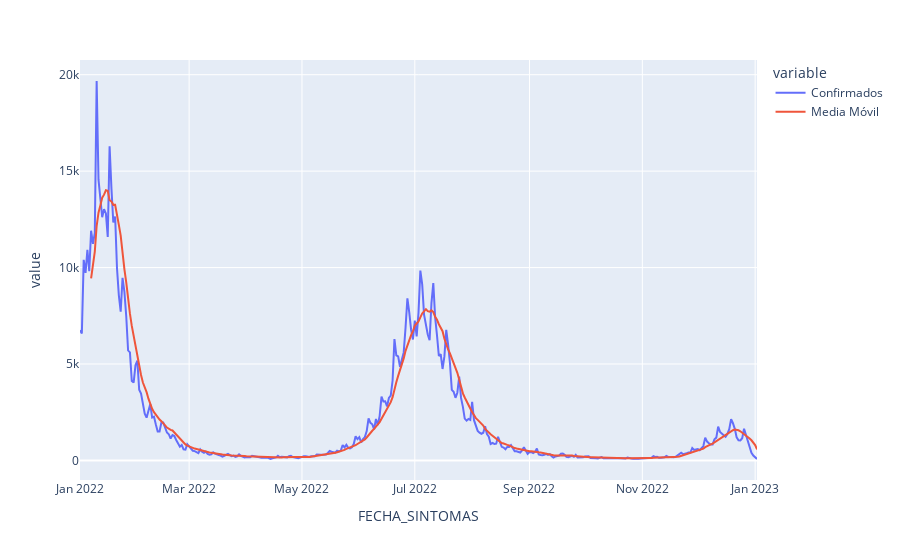

The notebook cell saved with this chart:
### Markdown cell above
Con los datos de esta forma, ahora podemos usar Plotly para graficar ambas variables utilizando como color la columna `variable`

### Code cell
fig = px.line(confirmados_diarios, x='FECHA_SINTOMAS', y='value', color='variable')
fig.show()

### Figure 1 — Plotly figure (JSON) as saved in the notebook; plotly's stock layout.template omitted (floating-point values rounded to 4 significant figures; data arrays with more than 128 entries replaced by an {"elided": "..."} marker saying what was removed)
{"data": [{"hovertemplate": "variable=Confirmados<br>FECHA_SINTOMAS=%{x}<br>value=%{y}<extra></extra>", "legendgroup": "Confirmados", "line": {"color": "#636efa", "dash": "solid"}, "marker": {"symbol": "circle"}, "mode": "lines", "name": "Confirmados", "orientation": "v", "showlegend": true, "type": "scatter", "x": {"elided": "367 str values"}, "xaxis": "x", "y": {"elided": "367 int values"}, "yaxis": "y"}, {"hovertemplate": "variable=Media Móvil<br>FECHA_SINTOMAS=%{x}<br>value=%{y}<extra></extra>", "legendgroup": "Media Móvil", "line": {"color": "#EF553B", "dash": "solid"}, "marker": {"symbol": "circle"}, "mode": "lines", "name": "Media Móvil", "orientation": "v", "showlegend": true, "type": "scatter", "x": {"elided": "367 str values"}, "xaxis": "x", "y": {"elided": "367 float values"}, "yaxis": "y"}], "layout": {"legend": {"title": {"text": "variable"}, "tracegroupgap": 0}, "margin": {"t": 60}, "xaxis": {"anchor": "y", "domain": [0, 1], "title": {"text": "FECHA_SINTOMAS"}}, "yaxis": {"anchor": "x", "domain": [0, 1], "title": {"text": "value"}}}}
